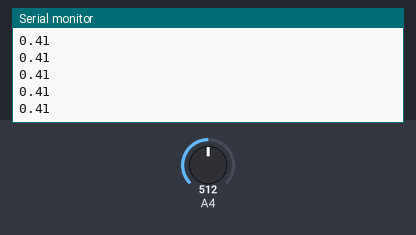
The sketch below on a simulated Arduino Uno, built with avr-gcc and run on an emulated ATmega328P. On the bench: the last lines printed to the serial monitor. The inputs (shaded band) are chosen by the test bench; at power-on: A4 = 512.

Above: at 1.2 s.
1.3 s: A4 set to 716
At 1.31 s:
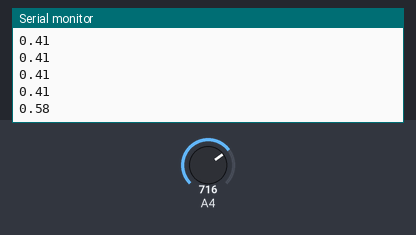
2.8 s: A4 set to 900
At 2.82 s:
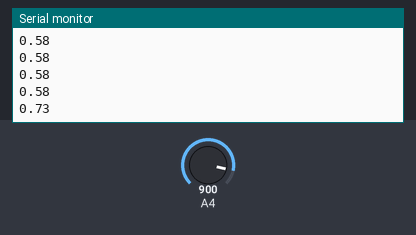
Timing chart, 0 to 5.8 s (numbered marks = the images above; inputs shaded):
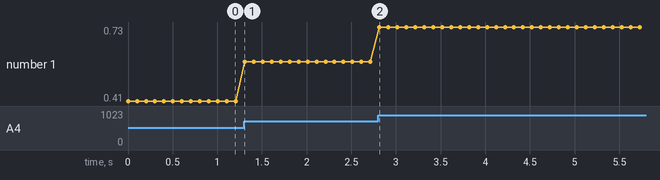

Measured:
- after the input at 1.3 s, the serial monitor: prints a new line at once (image 1)
- after the input at 2.8 s, the serial monitor: prints a new line at once (image 2)
- plotted number 1: 0.41 → 0.58 after the input at 1.3 s, 0.58 → 0.73 after the input at 2.8 s

The sketch:

Analog_SerialPlot.ino
```cpp
int sensorValue = 0;
float voltCal = 0.0;

void setup() {
  // put your setup code here, to run once:
  Serial.begin(9600);
  while (!Serial)
  {
    //
  }
}

void loop() {
  // put your main code here, to run repeatedly:
  sensorValue = analogRead(A4);
  voltCal = (sensorValue * 3.3)/4096;
  Serial.print(voltCal);
  Serial.println();
  delay(100);
}
```
